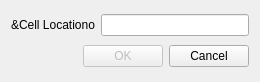
<?xml version="1.0" encoding="UTF-8"?>
<ui version="4.0">
 <class>GoToCellDialog</class>
 <widget class="QWidget" name="GoToCellDialog">
  <property name="geometry">
   <rect>
    <x>0</x>
    <y>0</y>
    <width>260</width>
    <height>82</height>
   </rect>
  </property>
  <property name="windowTitle">
   <string>Go To Cell</string>
  </property>
  <layout class="QVBoxLayout" name="verticalLayout">
   <item>
    <layout class="QHBoxLayout" name="horizontalLayout">
     <item>
      <widget class="QLabel" name="label">
       <property name="text">
        <string>&amp;Cell Locationo</string>
       </property>
      </widget>
     </item>
     <item>
      <widget class="QLineEdit" name="lineEdit"/>
     </item>
    </layout>
   </item>
   <item>
    <layout class="QHBoxLayout" name="horizontalLayout_2">
     <item>
      <spacer name="horizontalSpacer">
       <property name="orientation">
        <enum>Qt::Horizontal</enum>
       </property>
       <property name="sizeHint" stdset="0">
        <size>
         <width>40</width>
         <height>20</height>
        </size>
       </property>
      </spacer>
     </item>
     <item>
      <widget class="QPushButton" name="okButton">
       <property name="enabled">
        <bool>false</bool>
       </property>
       <property name="text">
        <string>OK</string>
       </property>
       <property name="default">
        <bool>true</bool>
       </property>
      </widget>
     </item>
     <item>
      <widget class="QPushButton" name="cancelButton">
       <property name="text">
        <string>Cancel</string>
       </property>
      </widget>
     </item>
    </layout>
   </item>
  </layout>
 </widget>
 <resources/>
 <connections/>
</ui>
